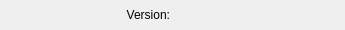
<?xml version="1.0" encoding="UTF-8"?>
<ui version="4.0">
 <class>Form</class>
 <widget class="QWidget" name="Form">
  <property name="geometry">
   <rect>
    <x>0</x>
    <y>0</y>
    <width>345</width>
    <height>30</height>
   </rect>
  </property>
  <property name="windowTitle">
   <string>Form</string>
  </property>
  <layout class="QHBoxLayout" name="horizontalLayout">
   <property name="leftMargin">
    <number>0</number>
   </property>
   <property name="topMargin">
    <number>0</number>
   </property>
   <property name="rightMargin">
    <number>0</number>
   </property>
   <property name="bottomMargin">
    <number>0</number>
   </property>
   <item>
    <widget class="QLabel" name="label">
     <property name="text">
      <string>Version:</string>
     </property>
     <property name="alignment">
      <set>Qt::AlignRight|Qt::AlignTrailing|Qt::AlignVCenter</set>
     </property>
    </widget>
   </item>
   <item>
    <widget class="QLabel" name="label_version">
     <property name="text">
      <string/>
     </property>
    </widget>
   </item>
  </layout>
 </widget>
 <resources/>
 <connections/>
</ui>
